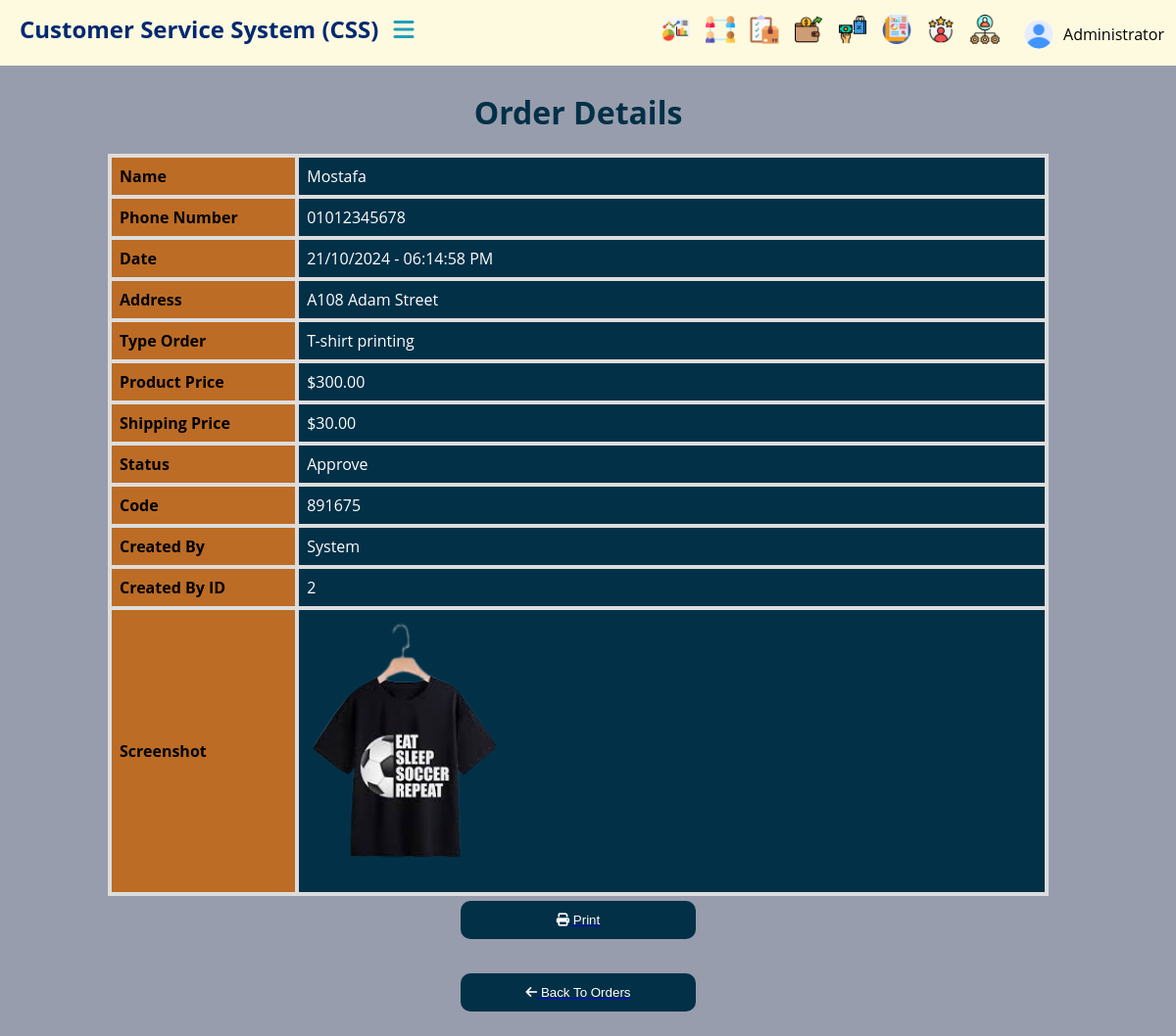
The app's page /orders/order/11/detail/ (signed in) with its own data.
### orders/models.py (models this page shows, shortened)
class Order(models.Model):
    STATUS_CHOICES = [
        ('request', 'Request'),
        ('pending', 'Pending'),
        ('approve', 'Approve'),
        ('cancel', 'Cancel'),
    ]
    ORDER_CHOICES = [
        ('Mug', 'Mug'),
        ('Magic Mug', 'Magic Mug'),
        ('T-shirt printing', 'T-shirt printing'),
        ('Tableau', 'Tableau'),
        ('Sticker', 'Sticker'),
    ]
    name = models.CharField(max_length=255 , null=False)
    phone_number = models.CharField(max_length=15)
    address = models.CharField(max_length=255)
    status = models.CharField(max_length=10, choices=STATUS_CHOICES)
    order_type = models.CharField(max_length=50, choices=ORDER_CHOICES)
    product_price = models.DecimalField(max_digits=10, decimal_places=2)
    shipping_price = models.DecimalField(max_digits=10, decimal_places=2)
    screenshot = models.ImageField(upload_to=get_customer_image_upload_to)
    created_at = models.DateTimeField(auto_now_add=True)
    created_by = models.ForeignKey(User, on_delete=models.SET_NULL, null=True, blank=True)
    code = models.TextField(max_length=6, unique=True, blank=True)
    notes = models.TextField(blank=True)
    class Meta:
        ordering =['-created_at']

### orders/views.py (the view)
# urls.py: path('order/<int:order_id>/detail/', views.order_detail, name='order_detail'),
@login_required(login_url='login')
def order_detail(request, order_id):
    order = get_object_or_404(Order, id=order_id)
    return render(request, 'pages/order_detail.html', {'order': order})

### templates/pages/order_detail.html (shortened to what this page needs)
{% extends 'base.html' %}
{% load static %}
{% block content %}
    <div class="content" id="mainContent">
        <div class="container">
            <h1 style="text-align: center; margin-top:15px; color:#023047;">Order Details</h1>
            <table class="order-table">
                <tr>
                    <th>Name</th>
                    <td>{{ order.name }}</td>
                </tr>
                <tr>
                    <th>Phone Number</th>
                    <td>{{ order.phone_number }}</td>
                </tr>
                <tr>
                    <th>Date</th>
                    <td>{{ order.created_at|date:"d/m/Y - h:i:s A" }}</td>
                </tr>
                <tr>
                    <th>Address</th>
                    <td>{{ order.address }}</td>
                </tr>
                <tr>
                    <th>Type Order</th>
                    <td>{{ order.order_type }}</td>
                </tr>
                <tr>
                    <th>Product Price</th>
                    <td>${{ order.product_price }}</td>
                </tr>
                <tr>
                    <th>Shipping Price</th>
                    <td>${{ order.shipping_price }}</td>
                </tr>
                <tr>
                    <th>Status</th>
                    <td>{{ order.status }}</td>
                </tr>
                <tr>
                    <th>Code</th>
                    <td>{{ order.code }}</td>
                </tr>
                <tr>
                    <th>Created By</th>
                    <td>{{ order.created_by.username }}</td>
                </tr>
                <tr>
                    <th>Created By ID</th>
                    <td>{{ order.created_by.id }}</td>
                </tr>
                <tr>
                    <th>Screenshot</th>
                    <td>
                        {% if order.screenshot %}
                            <img src="{{ order.screenshot.url }}" alt="Screenshot" width="200">
                        {% else %}
                            No screenshot uploaded.
                        {% endif %}
                    </td>
                </tr>
            </table>
            <div class="button-container">
                <a href="#" onclick="printCustomerDetails()">
                    <button><i class="fa-solid fa-print"></i> Print</button>
                </a>
                <a href="{% url 'orders' %}">
                    <button><i class="fa-solid fa-arrow-left"></i> Back To Orders</button>
                </a>
            </div>
        </div>
    </div>
{% endblock %}

### templates/base.html (shortened to what this page needs)
{% load static %}
<!DOCTYPE html>
<html lang="en">
<head>
    <link rel="stylesheet" href="{% static 'css/style.css' %}">
    <link rel="stylesheet" href="{% static 'css/main.css' %}">
    <link href="https://cdn.jsdelivr.net/npm/select2@4.0.13/dist/css/select2.min.css" rel="stylesheet" />
    <link rel="stylesheet" href="https://cdnjs.cloudflare.com/ajax/libs/font-awesome/6.5.1/css/all.min.css" />
</head>
    {% include "parts/navbar.html" %}
    {% include "parts/sidebar.html" %}
    {% block content %}
    {% endblock  %}
</body>
</html>

### templates/parts/navbar.html (shortened to what this page needs)
{% load static %}
<header id="header">
    <nav class="navbar">
        <div class="logo-item">
            <a href="{% url 'home' %}" class="logo">Customer Service System  (CSS)</a>
            <div class="topbar">
                <div class="toggle" onclick="toggleSidebar()">
                    <i class="fa-solid fa-bars"></i>
                </div>
            </div>
        </div>
        <div class="link-item">
            <ul class="navbar-nav">
                <li class="header-item">
                    <a href="{% url 'dashboard' %}" class="header-link">
                        <img src="{% static 'Images/Dashboard.png' %}" class="icon" alt="Dashboard">
                    </a>
                </li>
                <li class="header-item">
                    <a href="{% url 'customers' %}" class="header-link">
                        <img src="{% static 'Images/social-network.png' %}" class="icon" alt="Customers">
                    </a>
                </li>
                <li class="header-item">
                    <a href="{% url 'orders'%}" class="header-link">
                        <img src="{% static 'Images/checklist.png' %}" class="icon" alt="Orders">
                    </a>
                </li>
                <li class="header-item">
                    <a href="{% url 'expenses' %}" class="header-link">
                        <img src="{% static 'Images/spending.png' %}" class="icon" alt="Expenses">
                    </a>
                </li>
                <li class="header-item">
                    <a href="{% url 'total_sales' %}" class="header-link">
                        <img src="{% static 'Images/buy.png' %}" class="icon" alt="Sales">
                    </a>
                </li>
                <li class="header-item">
                    <a href="#" class="header-link">
                        <img src="{% static 'Images/report.png' %}" class="icon" alt="Reports">
                    </a>
                </li>
                <li class="header-item">
                    <a href="{%url 'reviews'%}" class="header-link">
                        <img src="{% static 'Images/review.png' %}" class="icon" alt="Review">
                    </a>
                </li>
                {% if request.user.is_staff or is_admin %}
                <li class="header-item">
                    <a href="#" class="header-link">
                        <img src="{% static 'Images/managing.png' %}" class="icon" alt="Account Management">
                    </a>
                </li>
                {% endif %}
                <li class="header-item dropdown">
                    <a href="#" class="dropdown-toggle">
                        {% if user.profile_picture %}
                            <img src="{{ user.profile_picture.url }}" alt="Profile Picture" class="profile-icon">
                        {% else %}
                            <img src="{% static 'Images/user.png' %}" alt="Default Profile Picture" class="profile-icon">
                        {% endif %}
                        {{ user.get_full_name|default:user.username }}
                    </a>
                </li>
            </ul>
        </div>
    </nav>
</header>

### templates/parts/sidebar.html (shortened to what this page needs)
{% load static %}
<body onload="toggleSidebar()">

### src/static/css/style.css (style rules this page uses)
body, html { margin: 0; padding: 0; box-sizing: border-box; font-family: 'Open Sans', sans-serif; background-color: #979dac; }
#header { background-color: #FEFAE0; width: 100%; height: 37px; position: fixed; top: 0; left: 0; padding: 15px 20px; z-index: 1000; }
.navbar { display: flex; justify-content: space-between; align-items: center; }
.logo-item { width: 60%; display: flex; align-items: center; }
.link-item { width: 31%; }
.logo { color: #012970; font-size: 24px; font-weight: bold; text-decoration: none; }
.topbar { margin-left: 20px; }
.toggle { cursor: pointer; color: #219EBC; font-size: 24px; }
.link-item { display: flex; align-items: center; }
.navbar-nav { display: flex; list-style: none; margin: 0; padding: 0; }
.header-item { margin-left: 15px; }
.header-link { display: flex; align-items: center; text-decoration: none; color: #fff; }
.header-link .icon { width: 30px; height: 30px; }
.header-item.dropdown { position: relative; }
.dropdown-toggle { display: flex; align-items: center; cursor: pointer; text-decoration: none; color: #000000; padding: 5px 10px; border-radius: 5px; }
.profile-icon { width: 30px; height: 30px; border-radius: 50%; margin-right: 10px; }
.content { width: 85%; position: fixed; right: 0; top: 68px; transition: width 0.3s ease; padding: 10px; height: calc(100% - 68px); overflow: auto; }
@media (min-width: 915px) and (max-width: 1366px) { .logo-item { margin-top: -12px; width: 40%; } }
@media (min-width: 915px) and (max-width: 1366px) { .topbar { margin-left: 15px; } }
@media (min-width: 915px) and (max-width: 1366px) { .link-item { width: 40%; margin-right: 80px; } }

### src/static/css/main.css (style rules this page uses)
button { width: 75%; height: 39px; display: block; border: none; cursor: pointer; background-color: #023047; color: #fff; border-radius: 10px; transition: 0.5s; margin: 40px auto 35px; }

### templates/pages/order_detail.html (style rules this page uses)
.order-table { width: 80%; border-collapse: collapse; margin-top: 5px; margin:auto; }
.order-table td { color:#fff; background: #023047; }
.order-table th, .order-table td { border: 4px solid #ddd; padding: 8px; }
.order-table th { background-color: #BC6C25; text-align: left; width: 20% ; }
button { width:20%; margin-top:5px ; }

### records on screen
Order: name "Mostafa", phone_number "01012345678", created_at "21/10/2024 - 06:14:58 PM", address "A108 Adam Street", order_type "T-shirt printing", product_price "300.00", shipping_price "30.00", status "Approve", code "891675", created_by.username "System", created_by.id "2", screenshot (picture)

### other values on screen
{{ user.get_full_name|default:user.username }} "Administrator"
